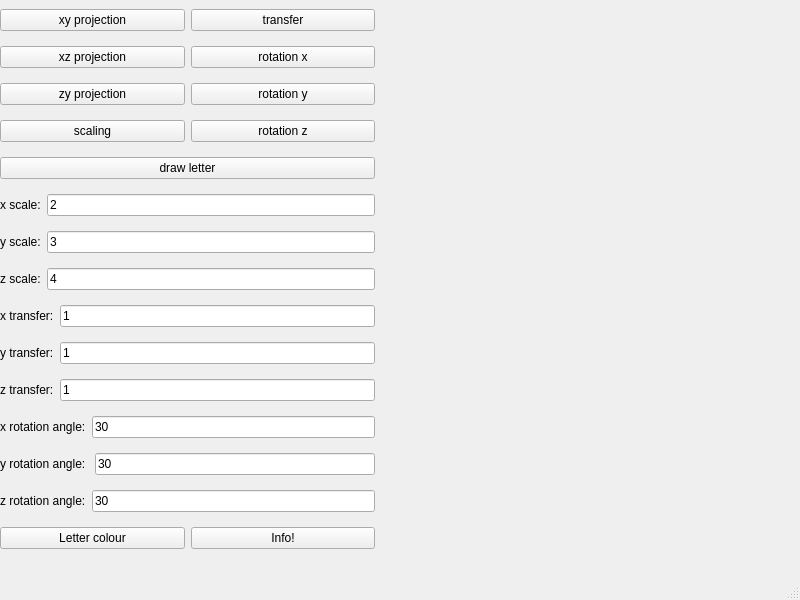
<?xml version="1.0" encoding="UTF-8"?>
<ui version="4.0">
 <class>MainWindow</class>
 <widget class="QMainWindow" name="MainWindow">
  <property name="geometry">
   <rect>
    <x>0</x>
    <y>0</y>
    <width>800</width>
    <height>600</height>
   </rect>
  </property>
  <property name="windowTitle">
   <string>MainWindow</string>
  </property>
  <widget class="QWidget" name="centralwidget">
   <property name="layoutDirection">
    <enum>Qt::LeftToRight</enum>
   </property>
   <widget class="QWidget" name="horizontalLayoutWidget">
    <property name="geometry">
     <rect>
      <x>0</x>
      <y>0</y>
      <width>781</width>
      <height>561</height>
     </rect>
    </property>
    <layout class="QHBoxLayout" name="horizontalLayout">
     <item>
      <layout class="QVBoxLayout" name="verticalLayout_2">
       <item>
        <layout class="QHBoxLayout" name="horizontalLayout_2">
         <item>
          <widget class="QPushButton" name="pushButton">
           <property name="text">
            <string>xy projection</string>
           </property>
          </widget>
         </item>
         <item>
          <widget class="QPushButton" name="pushButton_5">
           <property name="text">
            <string>transfer</string>
           </property>
          </widget>
         </item>
        </layout>
       </item>
       <item>
        <layout class="QHBoxLayout" name="horizontalLayout_3">
         <item>
          <widget class="QPushButton" name="pushButton_2">
           <property name="text">
            <string>xz projection</string>
           </property>
          </widget>
         </item>
         <item>
          <widget class="QPushButton" name="pushButton_6">
           <property name="text">
            <string>rotation x</string>
           </property>
          </widget>
         </item>
        </layout>
       </item>
       <item>
        <layout class="QHBoxLayout" name="horizontalLayout_4">
         <item>
          <widget class="QPushButton" name="pushButton_3">
           <property name="text">
            <string>zy projection</string>
           </property>
          </widget>
         </item>
         <item>
          <widget class="QPushButton" name="pushButton_7">
           <property name="text">
            <string>rotation y</string>
           </property>
          </widget>
         </item>
        </layout>
       </item>
       <item>
        <layout class="QHBoxLayout" name="horizontalLayout_5">
         <item>
          <widget class="QPushButton" name="pushButton_4">
           <property name="text">
            <string>scaling</string>
           </property>
          </widget>
         </item>
         <item>
          <widget class="QPushButton" name="pushButton_8">
           <property name="text">
            <string>rotation z</string>
           </property>
          </widget>
         </item>
        </layout>
       </item>
       <item>
        <widget class="QPushButton" name="pushButton_9">
         <property name="text">
          <string>draw letter</string>
         </property>
        </widget>
       </item>
       <item>
        <layout class="QHBoxLayout" name="horizontalLayout_6">
         <item>
          <widget class="QLabel" name="label">
           <property name="text">
            <string>x scale:</string>
           </property>
          </widget>
         </item>
         <item>
          <widget class="QLineEdit" name="lineEdit">
           <property name="text">
            <string>2</string>
           </property>
          </widget>
         </item>
        </layout>
       </item>
       <item>
        <layout class="QHBoxLayout" name="horizontalLayout_7">
         <item>
          <widget class="QLabel" name="label_2">
           <property name="text">
            <string>y scale:</string>
           </property>
          </widget>
         </item>
         <item>
          <widget class="QLineEdit" name="lineEdit_2">
           <property name="text">
            <string>3</string>
           </property>
          </widget>
         </item>
        </layout>
       </item>
       <item>
        <layout class="QHBoxLayout" name="horizontalLayout_8">
         <item>
          <widget class="QLabel" name="label_3">
           <property name="text">
            <string>z scale:</string>
           </property>
          </widget>
         </item>
         <item>
          <widget class="QLineEdit" name="lineEdit_3">
           <property name="text">
            <string>4</string>
           </property>
          </widget>
         </item>
        </layout>
       </item>
       <item>
        <layout class="QHBoxLayout" name="horizontalLayout_9">
         <item>
          <widget class="QLabel" name="label_4">
           <property name="text">
            <string>x transfer:</string>
           </property>
          </widget>
         </item>
         <item>
          <widget class="QLineEdit" name="lineEdit_4">
           <property name="text">
            <string>1</string>
           </property>
          </widget>
         </item>
        </layout>
       </item>
       <item>
        <layout class="QHBoxLayout" name="horizontalLayout_10">
         <item>
          <widget class="QLabel" name="label_5">
           <property name="text">
            <string>y transfer:</string>
           </property>
          </widget>
         </item>
         <item>
          <widget class="QLineEdit" name="lineEdit_5">
           <property name="text">
            <string>1</string>
           </property>
          </widget>
         </item>
        </layout>
       </item>
       <item>
        <layout class="QHBoxLayout" name="horizontalLayout_11">
         <item>
          <widget class="QLabel" name="label_6">
           <property name="text">
            <string>z transfer:</string>
           </property>
          </widget>
         </item>
         <item>
          <widget class="QLineEdit" name="lineEdit_6">
           <property name="text">
            <string>1</string>
           </property>
          </widget>
         </item>
        </layout>
       </item>
       <item>
        <layout class="QHBoxLayout" name="horizontalLayout_12">
         <item>
          <widget class="QLabel" name="label_7">
           <property name="text">
            <string>x rotation angle:</string>
           </property>
          </widget>
         </item>
         <item>
          <widget class="QLineEdit" name="lineEdit_7">
           <property name="text">
            <string>30</string>
           </property>
          </widget>
         </item>
        </layout>
       </item>
       <item>
        <layout class="QHBoxLayout" name="horizontalLayout_13">
         <item>
          <widget class="QLabel" name="label_8">
           <property name="text">
            <string>y rotation angle: </string>
           </property>
          </widget>
         </item>
         <item>
          <widget class="QLineEdit" name="lineEdit_8">
           <property name="text">
            <string>30</string>
           </property>
          </widget>
         </item>
        </layout>
       </item>
       <item>
        <layout class="QHBoxLayout" name="horizontalLayout_14">
         <item>
          <widget class="QLabel" name="label_9">
           <property name="text">
            <string>z rotation angle:</string>
           </property>
          </widget>
         </item>
         <item>
          <widget class="QLineEdit" name="lineEdit_9">
           <property name="text">
            <string>30</string>
           </property>
          </widget>
         </item>
        </layout>
       </item>
       <item>
        <layout class="QHBoxLayout" name="horizontalLayout_15">
         <item>
          <widget class="QPushButton" name="pushButton_10">
           <property name="text">
            <string>Letter colour</string>
           </property>
          </widget>
         </item>
         <item>
          <widget class="QPushButton" name="pushButton_11">
           <property name="text">
            <string>Info!</string>
           </property>
          </widget>
         </item>
        </layout>
       </item>
      </layout>
     </item>
     <item>
      <layout class="QVBoxLayout" name="verticalLayout"/>
     </item>
     <item>
      <widget class="letter" name="widget" native="true">
       <property name="minimumSize">
        <size>
         <width>400</width>
         <height>400</height>
        </size>
       </property>
      </widget>
     </item>
    </layout>
   </widget>
  </widget>
  <widget class="QMenuBar" name="menubar">
   <property name="geometry">
    <rect>
     <x>0</x>
     <y>0</y>
     <width>800</width>
     <height>21</height>
    </rect>
   </property>
  </widget>
  <widget class="QStatusBar" name="statusbar"/>
 </widget>
 <customwidgets>
  <customwidget>
   <class>letter</class>
   <extends>QWidget</extends>
   <header>letter.h</header>
   <container>1</container>
  </customwidget>
 </customwidgets>
 <resources/>
 <connections/>
</ui>
